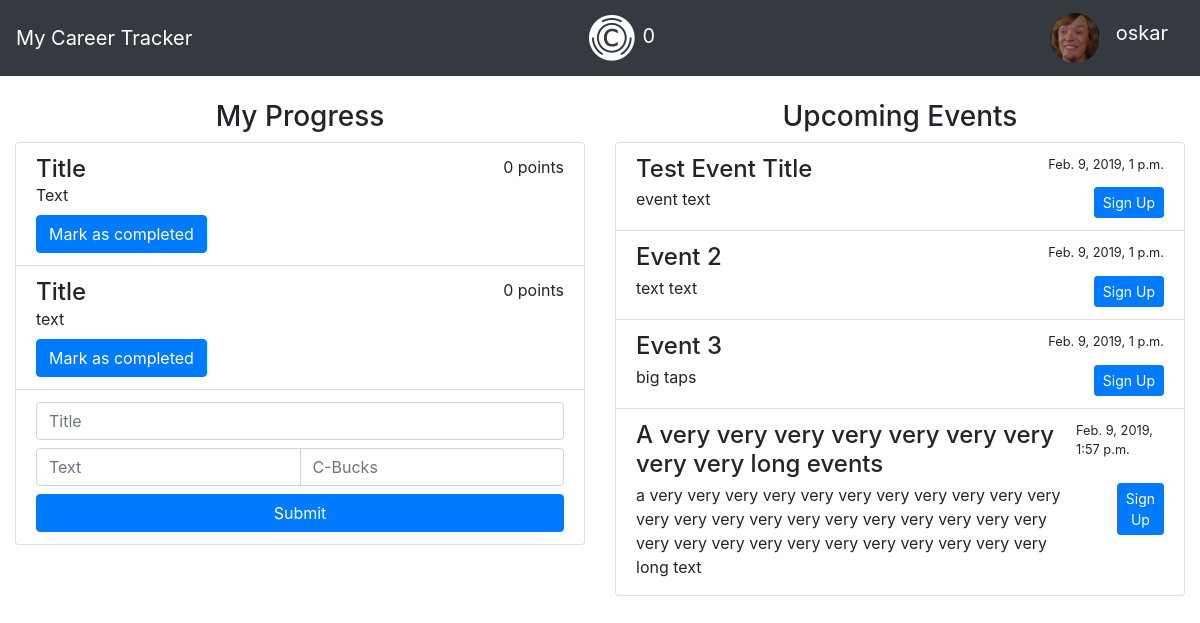
Before: / with the older database file.
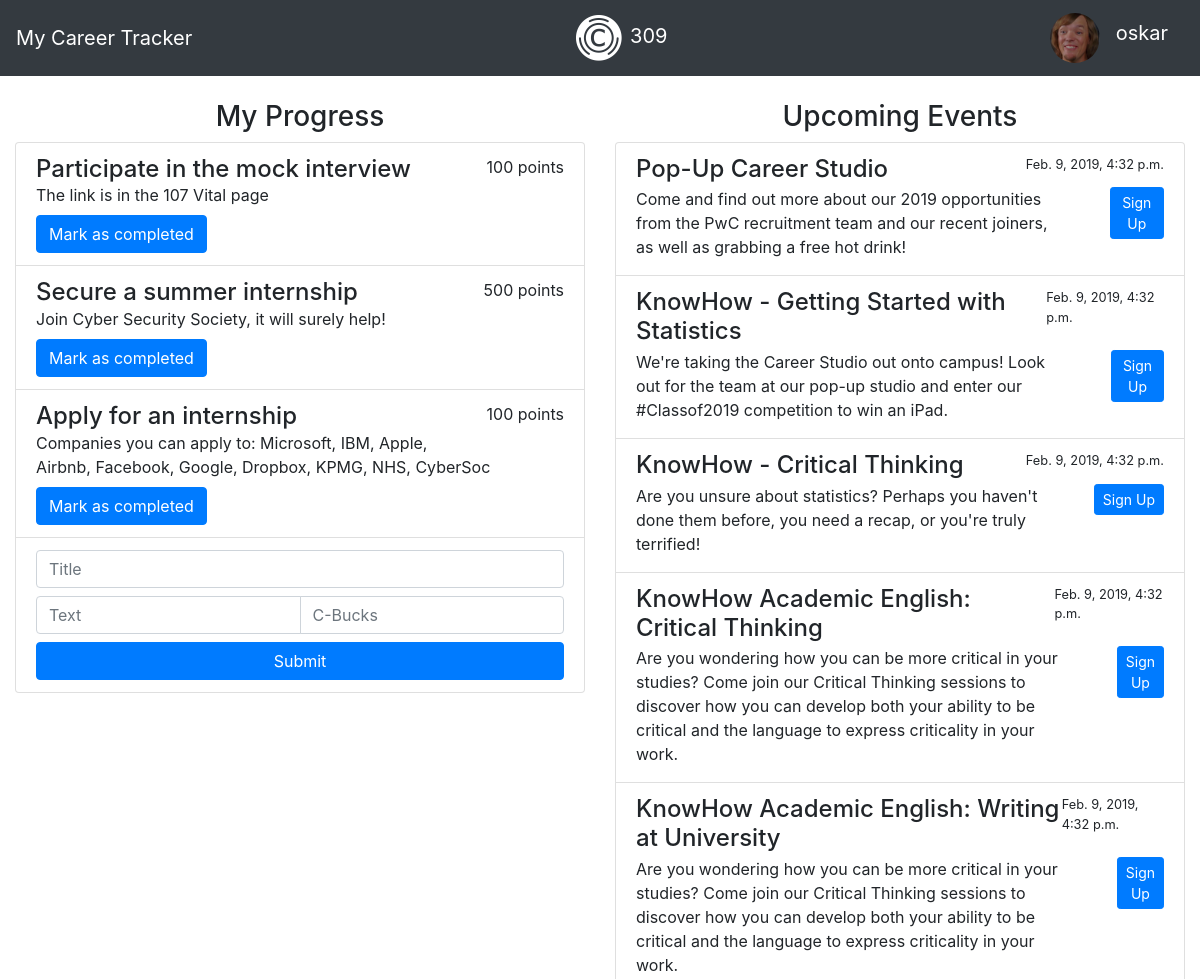
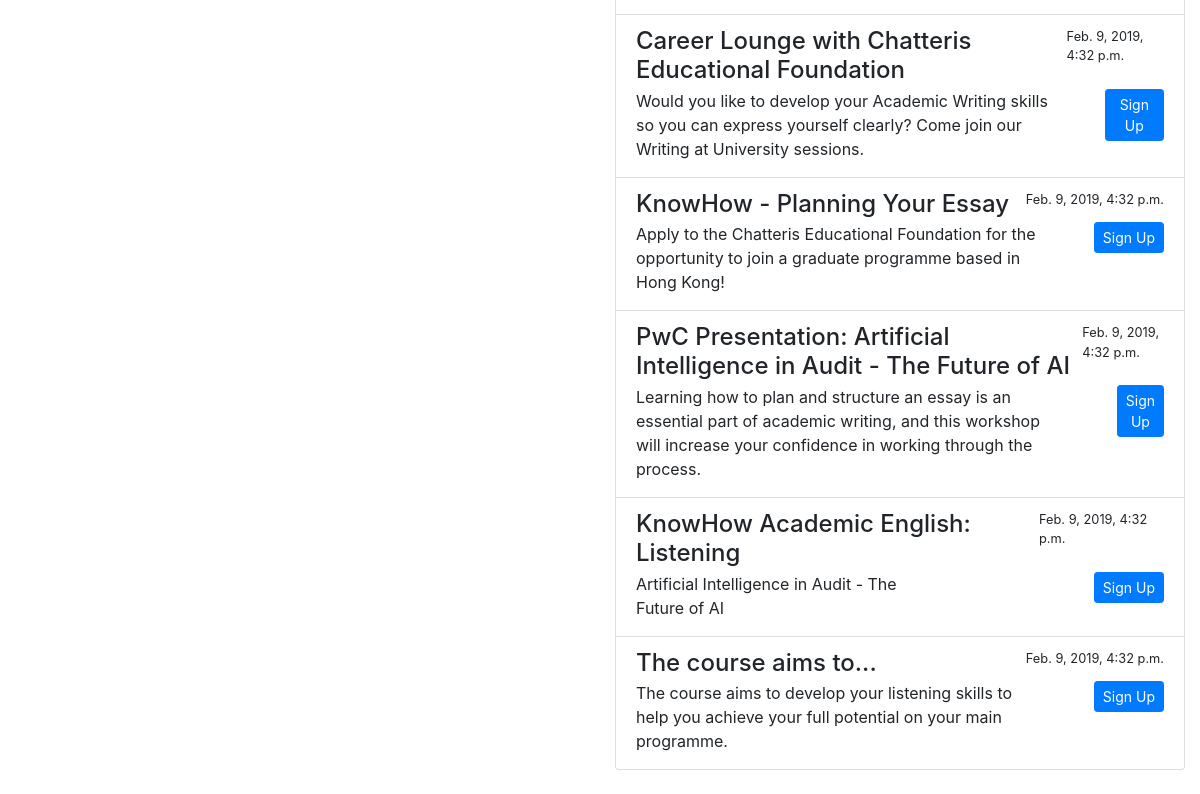
After: the same page with the newer database file (2 pictures, top to bottom).
### panel/models.py (models this page shows)
class Points(models.Model):
    points = models.IntegerField()

class Task(models.Model):
    title = models.CharField(max_length=200)
    text = models.CharField(max_length=200)
    completed = models.BooleanField()
    points = models.IntegerField()

class Event(models.Model):
    title = models.CharField(max_length=200)
    text = models.CharField(max_length=200)
    date = models.DateTimeField()
    points = models.IntegerField()

### panel/views.py (the view)
# urls.py: path('', views.index, name='index'),
def index(request):
    template = loader.get_template('panel/index.html')
    context = {
        'tasks': Task.objects.all(),
        'points': Points.objects.get(id=1),
        'events': Event.objects.all()
    }
    return HttpResponse(template.render(context, request))

### panel/templates/panel/index.html (shortened to what this page needs)
{% load static %}
<!DOCTYPE html>
<html lang="en">
<head>
    <link rel="stylesheet" href="https://stackpath.bootstrapcdn.com/bootstrap/4.2.1/css/bootstrap.min.css">
</head>
<body>
    <div class="navbar navbar-expand-lg navbar-dark bg-dark">
        <div class="navbar-nav">
            <a class="navbar-brand" href="">My Career Tracker</a>
        </div>
        <div class="navbar-nav ml-auto mr-auto">
            <div class="navbar-brand">
                <img src="{% static 'panel/cbucks.png' %}" height="50px">
                {{ points.points }}
            </div>
        </div>
        <div class="navbar-nav">
            <img src="{% static 'panel/avatar.png' %}" height="50px" class="rounded-circle">
            <div class="navbar-brand ml-3">
                oskar
            </div>
        </div>
    </div>
    <div class="container-fluid mb-4">
        <div class="row mt-4">
            <div class="col-6">
                <h3 class="text-center">My Progress</h3>
                <div class="list-group">
                    {% for task in tasks %}
                        <div class="list-group-item">
                            <h4 style="display:inline;">{{ task.title }}</h4><p style="display:inline;float:right;">{{ task.points }} points</p><br>
                            {{ task.text }}
                            <br>
                            <form action="/complete_task/{{ task.id }}" method="POST">
                            <input type="submit" class="btn btn-primary mt-2" value="Mark as completed">
                            </form>
                        </div>
                    {% endfor %}
                    <div class="list-group-item">
                        <form action="/add_task/" method="POST">
                            <div class="input-group mb-2">
                                <input type="text" class="form-control" name="title" placeholder="Title">
                            </div>
                            <div class="input-group mb-2">
                                <input type="text" class="form-control" name="text" placeholder="Text">
                                <input type="number" class="form-control" name="points" placeholder="C-Bucks">
                            </div>
                            <input type="submit" class="btn btn-primary btn-block">
                        </form>
                    </div>
                </div>
            </div>
            <div class="col-6">
                <h3 class="text-center">Upcoming Events</h3>
                <div class="list-group">
                    {% for event in events %}
                    <div class="list-group-item">
                        <div class="d-flex w-100 justify-content-between">
                            <h4 class="mb-1">{{event.title}}</h5>
                            <small>{{event.date}}</small>
                        </div>
                        <div class="d-flex w-100 justify-content-between">
                            <div>
                            <p class="mb-1">{{event.text}}</p></div><div class="w-50">
                            <a href="https://www.liverpool.ac.uk/careers/" class="btn btn-primary btn-sm ml-5" role="button" style="float:right;">Sign Up</a>
                            </div>
                        </div>
                    </div>
                    {% endfor %}
                </div>
            </div>
        </div>
    </div>
</body>
</html>

Changed rows visible on the page:
removed Task: title "Title", points "0", text "Text"
removed Task: title "Title", points "0", text "text"
removed Event: title "Test Event Title", date "Feb. 9, 2019, 1 p.m.", text "event text"
removed Event: title "Event 2", date "Feb. 9, 2019, 1 p.m.", text "text text"
removed Event: title "Event 3", date "Feb. 9, 2019, 1 p.m.", text "big taps"
removed Event: title "A very very very very very very very very very long events", date "Feb. 9, 2019, 1:57 p.m.", text "a very very very very very very very very very very very very very very very very very very very very very very very very very very very very very very very very very long text"
changed Points: points "0" → "309"
added Task: title "Participate in the mock interview", points "100", text "The link is in the 107 Vital page"
added Task: title "Secure a summer internship", points "500", text "Join Cyber Security Society, it will surely help!"
added Task: title "Apply for an internship", points "100", text "Companies you can apply to: Microsoft, IBM, Apple, Airbnb, Facebook, Google, Dropbox, KPMG, NHS, CyberSoc"
added Event: title "Pop-Up Career Studio", date "Feb. 9, 2019, 4:32 p.m.", text "Come and find out more about our 2019 opportunities from the PwC recruitment team and our recent joiners, as well as grabbing a free hot drink!"
added Event: title "KnowHow - Getting Started with Statistics", date "Feb. 9, 2019, 4:32 p.m.", text "We're taking the Career Studio out onto campus! Look out for the team at our pop-up studio and enter our #Classof2019 competition to win an iPad."
added Event: title "KnowHow - Critical Thinking", date "Feb. 9, 2019, 4:32 p.m.", text "Are you unsure about statistics? Perhaps you haven't done them before, you need a recap, or you're truly terrified!"
added Event: title "KnowHow Academic English: Critical Thinking", date "Feb. 9, 2019, 4:32 p.m.", text "Are you wondering how you can be more critical in your studies? Come join our Critical Thinking sessions to discover how you can develop both your ability to be critical and the language to express criticality in your work."
added Event: title "KnowHow Academic English: Writing at University", date "Feb. 9, 2019, 4:32 p.m.", text "Are you wondering how you can be more critical in your studies? Come join our Critical Thinking sessions to discover how you can develop both your ability to be critical and the language to express criticality in your work."
added Event: title "Career Lounge with Chatteris Educational Foundation", date "Feb. 9, 2019, 4:32 p.m.", text "Would you like to develop your Academic Writing skills so you can express yourself clearly? Come join our Writing at University sessions."
added Event: title "KnowHow - Planning Your Essay", date "Feb. 9, 2019, 4:32 p.m.", text "Apply to the Chatteris Educational Foundation for the opportunity to join a graduate programme based in Hong Kong!"
added Event: title "PwC Presentation: Artificial Intelligence in Audit - The Future of AI", date "Feb. 9, 2019, 4:32 p.m.", text "Learning how to plan and structure an essay is an essential part of academic writing, and this workshop will increase your confidence in working through the process."
added Event: title "KnowHow Academic English: Listening", date "Feb. 9, 2019, 4:32 p.m.", text "Artificial Intelligence in Audit - The Future of AI"
added Event: title "The course aims to...", date "Feb. 9, 2019, 4:32 p.m.", text "The course aims to develop your listening skills to help you achieve your full potential on your main programme."
